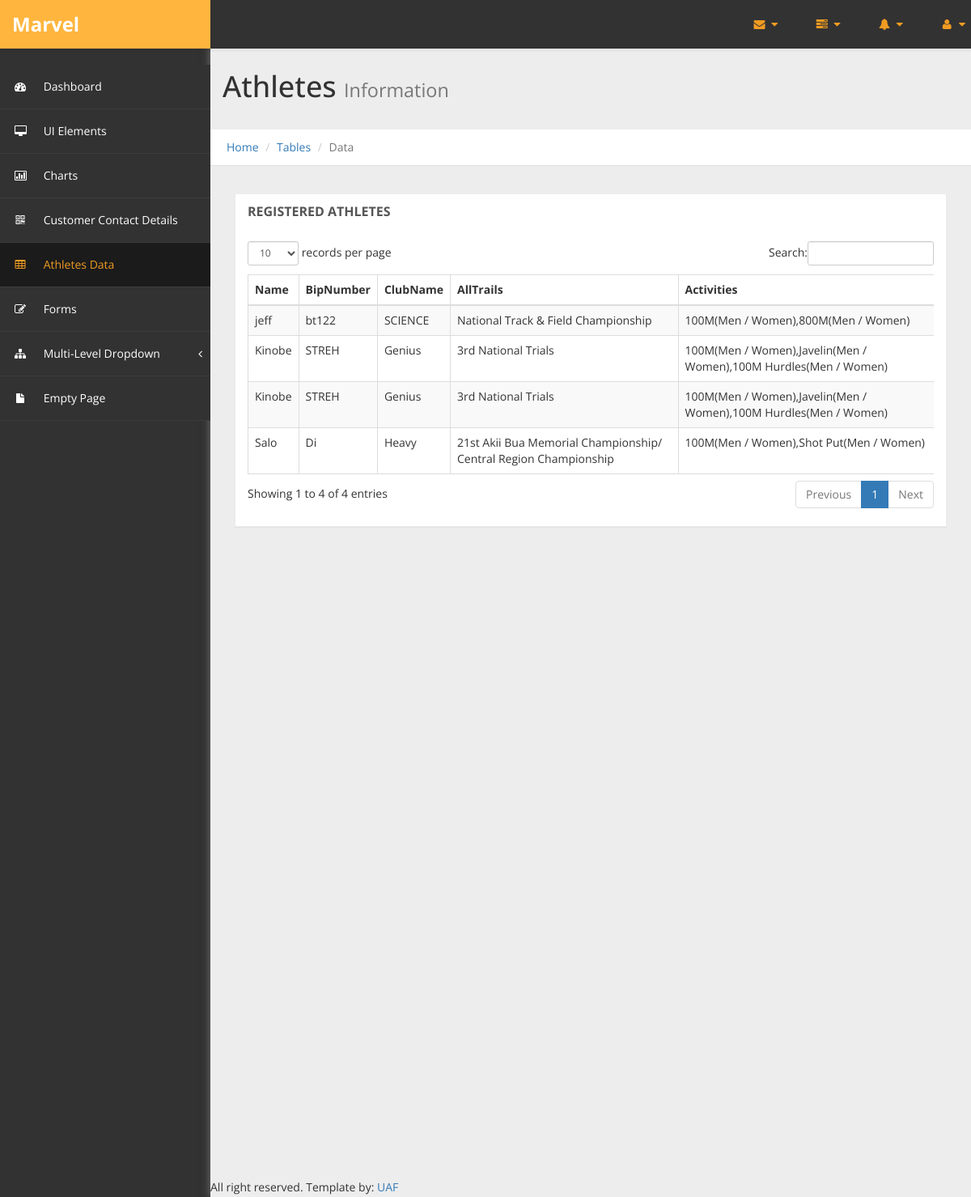
Screenshot of /admin/table.php with the database file from the repository.
### tables this page shows
CREATE TABLE `RegisterRunner` (
  `Name` varchar(150) NOT NULL,
  `BipNumber` varchar(100) NOT NULL,
  `ClubName` varchar(100) NOT NULL,
  `AllTrails` varchar(100) NOT NULL,
  `Activities` varchar(2000) NOT NULL
);

### admin/table.php (the view, shortened to what this page needs)
<?php
$host = "localhost";
$username = "root";
$password = "";
$dbname = "UAF";
$conn = mysqli_connect("$host","$username","$password","$dbname");
?>
<!DOCTYPE html>
<html xmlns="http://www.w3.org/1999/xhtml">
<head>
    <link href="assets/css/bootstrap.css" rel="stylesheet" />
    <link href="assets/css/font-awesome.css" rel="stylesheet" />
    <link href="assets/css/custom-styles.css" rel="stylesheet" />
    <link href="assets/js/dataTables/dataTables.bootstrap.css" rel="stylesheet" />
</head>
<body>
    <div id="wrapper">
        <nav class="navbar navbar-default top-navbar" role="navigation">
            <div class="navbar-header">
                <a class="navbar-brand" href="index.php"><strong>Marvel</strong></a>
            </div>
            <ul class="nav navbar-top-links navbar-right">
                <li class="dropdown">
                    <a class="dropdown-toggle" data-toggle="dropdown" href="#" aria-expanded="false">
                        <i class="fa fa-envelope fa-fw"></i> <i class="fa fa-caret-down"></i>
                    </a>
                </li>
                <li class="dropdown">
                    <a class="dropdown-toggle" data-toggle="dropdown" href="#" aria-expanded="false">
                        <i class="fa fa-tasks fa-fw"></i> <i class="fa fa-caret-down"></i>
                    </a>
                </li>
                <li class="dropdown">
                    <a class="dropdown-toggle" data-toggle="dropdown" href="#" aria-expanded="false">
                        <i class="fa fa-bell fa-fw"></i> <i class="fa fa-caret-down"></i>
                    </a>
                </li>
                <li class="dropdown">
                    <a class="dropdown-toggle" data-toggle="dropdown" href="#" aria-expanded="false">
                        <i class="fa fa-user fa-fw"></i> <i class="fa fa-caret-down"></i>
                    </a>
                </li>
            </ul>
        </nav>
        <nav class="navbar-default navbar-side" role="navigation">
            <div class="sidebar-collapse">
                <ul class="nav" id="main-menu">
                    <li>
                        <a href="index.html"><i class="fa fa-dashboard"></i> Dashboard</a>
                    </li>
                    <li>
                        <a href="ui-elements.html"><i class="fa fa-desktop"></i> UI Elements</a>
                    </li>
					<li>
                        <a href="chart.html"><i class="fa fa-bar-chart-o"></i> Charts</a>
                    </li>
                    <li>
                        <a href="contactAdmin.php"><i class="fa fa-qrcode"></i> Customer Contact Details</a>
                    </li>
                    <li>
                        <a href="table.php" class="active-menu"><i class="fa fa-table"></i> Athletes Data</a>
                    </li>
                    <li>
                        <a href="form.html"><i class="fa fa-edit"></i> Forms </a>
                    </li>
                    <li>
                        <a href="#"><i class="fa fa-sitemap"></i> Multi-Level Dropdown<span class="fa arrow"></span></a>
                    </li>
                    <li>
                        <a href="empty.html"><i class="fa fa-fw fa-file"></i> Empty Page</a>
                    </li>
                </ul>
            </div>
        </nav>
        <div id="page-wrapper" >
		  <div class="header">
                        <h1 class="page-header">
                            Athletes <small>Information</small>
                        </h1>
						<ol class="breadcrumb">
					  <li><a href="#">Home</a></li>
					  <li><a href="#">Tables</a></li>
					  <li class="active">Data</li>
					</ol>
		</div>
            <div id="page-inner">
            <div class="row">
                <div class="col-md-12">
                    <div class="panel panel-default">
                        <div class="panel-heading">
                             REGISTERED ATHLETES
                        </div>
                        <div class="panel-body">
                            <div class="table-responsive">
                                <table class="table table-striped table-bordered table-hover" id="dataTables-example">
                                    <thead>
                                        <tr>
                                            <th>Name</th>
                                            <th>BipNumber</th>
                                            <th>ClubName</th>
                                            <th>AllTrails</th>
                                            <th>Activities</th>
                                        </tr>
                                    </thead>
                                    <tbody>
                                        <?php
                                            $query = mysqli_query($conn,"select * from RegisterRunner");
                                            while ($row1 = mysqli_fetch_array($query)) {
                                        ?>
                                        <tr class="odd gradeX">
                                            <td><?php echo $row1['Name']; ?></td>
                                            <td><?php echo $row1['BipNumber']; ?></td>
                                            <td><?php echo $row1['ClubName']; ?></td>
                                            <td class="center"><?php echo $row1['AllTrails']; ?></td>
                                            <td class="center"><?php echo $row1['Activities']; ?></td>
                                        </tr>
                                        <?php
                                            }
                                        ?>
                                    </tbody>
                                </table>
                            </div>
                        </div>
                    </div>
                </div>
            </div>
        </div>
               <footer><p>All right reserved. Template by: <a href="#">UAF</a></p></footer>
    </div>
            </div>
</body>
</html>

### admin/assets/css/custom-styles.css (style rules this page uses)
body { font-family: 'Open Sans', sans-serif; background: #323232; }
#wrapper { width: 100%; }
#page-wrapper { padding: 15px 15px; min-height: 600px; background: #EDEDED; }
#page-inner { width:100%; margin:10px 20px 10px 0px; background-color:transparent; padding: 15px 30px; min-height:1200px; }
h1, .h1, h2, .h2, h3, .h3 { margin-top: 7px; margin-bottom: -5px; }
p { font-size:16px; line-height:25px; padding-top:20px; }
.navbar-side { z-index: 0; }
.panel { border-radius:0px; }
.navbar-side .nav > li > a > i { color: #FFFFFF; padding: 8px; width: 30px; text-align: center; }
.top-navbar { position: fixed; width: 100%; z-index: 300; -webkit-box-shadow: 0 3px 3px rgba(0, 0, 0, 0.05); -moz-box-shadow: 0 3px 3px rgba(0, 0, 0, 0.05); box-shadow: 0 3px 3px rgba(0, 0, 0, 0.05); }
.navbar-side { z-index: 1; position: fixed; width: 260px; top: 80px; }
#page-wrapper { position: relative; top: 55px; box-shadow: 0 0 10px #757575; -moz-box-shadow: 0 0 10px #757575; -webkit-box-shadow: 0 0 10px #757575; }
.breadcrumb { padding: 12px 10px 12px 20px; margin-bottom: 20px; list-style: none; border-radius: 0; -webkit-box-shadow: 0 1px 1px rgba(0,0,0,.05); box-shadow: 0 1px 1px rgba(0,0,0,.05);background: #fff; }
.page-header { padding-bottom: 9px; margin: 0; border-bottom: 1px solid transparent; text-align: left;background-color: rgb(237, 237, 237);padding: 32px 22px 32px 15px;color: #323232; }
.panel-default { border-color: #ECECEC; }
.panel-default > .panel-heading { color: #555; border-color: #FFF; font-weight:bold;background: #FFFFFF; font-size: 16px; text-shadow: none; }
.panel-heading { border-bottom: 1px solid transparent; border-top-left-radius: 3px; border-top-right-radius: 3px; }
footer p { font-size: 14px; }
.top-navbar { margin:0px; }
.top-navbar .navbar-brand { color: #fff; width: 260px; text-align: left; height: 60px; font-size: 24px; font-weight: 700; line-height: 30px;background: #F09B22; }
.top-navbar .nav > li { position: relative; display: inline-block; margin: 0px; padding: 0px; }
.top-navbar .nav > li > a { position: relative; display: block; padding: 20px;color: #FFFFFF; margin: 0px; }
.active-menu, .active-menu i { background-color: #1B1B1B !important; color: #F09B22 !important; }
.active-menu i { color: #F09B22 !important; }
.arrow { float: right; margin-top: 8px; }
.fa.arrow:before { content: "\f104"; }
.sidebar-collapse , .sidebar-collapse .nav { background:none; }
.sidebar-collapse .nav { padding:0; }
.sidebar-collapse .nav > li > a { color: #FFFFFF; background:transparent; text-shadow:none; }
.sidebar-collapse > .nav > li > a { padding: 12px 10px; }
.sidebar-collapse > .nav > li { border-bottom: 1px solid rgba(107, 108, 109, 0.19); }
.navbar-side { border:none; background: #323232; }
.top-navbar { background: #323232; border-bottom:none; }
.top-navbar .nav > li > a > i { margin-right: 2px; }
.navbar-default { border:0px solid black; }
.navbar-header { background: transparent; }
.nav > li > a > i { margin-right:10px; color: rgb(240, 155, 34); }
@media (min-width:768px) { #page-wrapper { margin: 0 0 0 260px; padding: 0; min-height: 1200px; } }
@media (min-width:768px) { .navbar-side { width: 260px; z-index: 1; } }
@media (min-width:768px) { .navbar { border-radius: 0px; } }

### rows the page displays
registerrunner: Name "Kinobe", BipNumber "STREH", ClubName "Genius", AllTrails "3rd National Trials", Activities "100M(Men / Women),Javelin(Men / Women),100M Hurdles(Men / Women)"
registerrunner: Name "Kinobe", BipNumber "STREH", ClubName "Genius", AllTrails "3rd National Trials", Activities "100M(Men / Women),Javelin(Men / Women),100M Hurdles(Men / Women)"
registerrunner: Name "Salo", BipNumber "Di", ClubName "Heavy", AllTrails "21st Akii Bua Memorial Championship/ Central Region Championship", Activities "100M(Men / Women),Shot Put(Men / Women)"
registerrunner: Name "jeff", BipNumber "bt122", ClubName "SCIENCE", AllTrails "National Track & Field Championship", Activities "100M(Men / Women),800M(Men / Women)"
